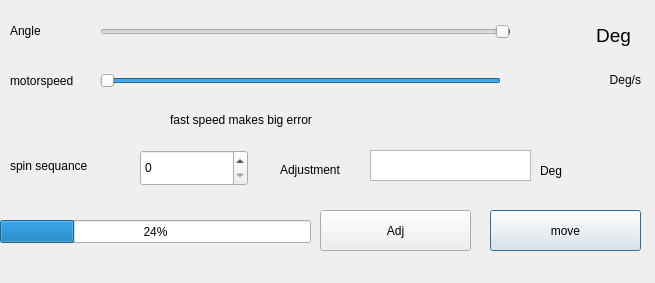
<?xml version="1.0" encoding="UTF-8"?>
<ui version="4.0">
 <class>MotorControl</class>
 <widget class="QDialog" name="MotorControl">
  <property name="geometry">
   <rect>
    <x>0</x>
    <y>0</y>
    <width>655</width>
    <height>283</height>
   </rect>
  </property>
  <property name="windowTitle">
   <string>Dialog</string>
  </property>
  <widget class="QProgressBar" name="progressBar">
   <property name="geometry">
    <rect>
     <x>0</x>
     <y>220</y>
     <width>311</width>
     <height>23</height>
    </rect>
   </property>
   <property name="value">
    <number>24</number>
   </property>
  </widget>
  <widget class="QSlider" name="speedControl">
   <property name="geometry">
    <rect>
     <x>100</x>
     <y>70</y>
     <width>401</width>
     <height>22</height>
    </rect>
   </property>
   <property name="minimum">
    <number>0</number>
   </property>
   <property name="maximum">
    <number>200</number>
   </property>
   <property name="value">
    <number>200</number>
   </property>
   <property name="orientation">
    <enum>Qt::Horizontal</enum>
   </property>
   <property name="invertedAppearance">
    <bool>true</bool>
   </property>
   <property name="invertedControls">
    <bool>false</bool>
   </property>
  </widget>
  <widget class="QLabel" name="step">
   <property name="geometry">
    <rect>
     <x>10</x>
     <y>20</y>
     <width>91</width>
     <height>21</height>
    </rect>
   </property>
   <property name="text">
    <string>Angle</string>
   </property>
  </widget>
  <widget class="QLabel" name="spinSpeed">
   <property name="geometry">
    <rect>
     <x>10</x>
     <y>70</y>
     <width>81</width>
     <height>21</height>
    </rect>
   </property>
   <property name="text">
    <string>motorspeed</string>
   </property>
  </widget>
  <widget class="QLabel" name="Deg">
   <property name="geometry">
    <rect>
     <x>510</x>
     <y>20</y>
     <width>121</width>
     <height>31</height>
    </rect>
   </property>
   <property name="layoutDirection">
    <enum>Qt::LeftToRight</enum>
   </property>
   <property name="autoFillBackground">
    <bool>true</bool>
   </property>
   <property name="text">
    <string>&lt;html&gt;&lt;head/&gt;&lt;body&gt;&lt;p&gt;&lt;span style=&quot; font-size:14pt;&quot;&gt;Deg&lt;/span&gt;&lt;/p&gt;&lt;/body&gt;&lt;/html&gt;</string>
   </property>
   <property name="alignment">
    <set>Qt::AlignRight|Qt::AlignTrailing|Qt::AlignVCenter</set>
   </property>
   <property name="wordWrap">
    <bool>false</bool>
   </property>
   <property name="margin">
    <number>0</number>
   </property>
   <property name="openExternalLinks">
    <bool>false</bool>
   </property>
   <property name="textInteractionFlags">
    <set>Qt::NoTextInteraction</set>
   </property>
  </widget>
  <widget class="QLabel" name="sequaence">
   <property name="geometry">
    <rect>
     <x>10</x>
     <y>150</y>
     <width>101</width>
     <height>31</height>
    </rect>
   </property>
   <property name="text">
    <string>spin sequance</string>
   </property>
  </widget>
  <widget class="QPushButton" name="move">
   <property name="geometry">
    <rect>
     <x>490</x>
     <y>210</y>
     <width>151</width>
     <height>41</height>
    </rect>
   </property>
   <property name="text">
    <string>move</string>
   </property>
  </widget>
  <widget class="QLabel" name="speed">
   <property name="geometry">
    <rect>
     <x>510</x>
     <y>70</y>
     <width>131</width>
     <height>20</height>
    </rect>
   </property>
   <property name="text">
    <string>Deg/s</string>
   </property>
   <property name="alignment">
    <set>Qt::AlignRight|Qt::AlignTrailing|Qt::AlignVCenter</set>
   </property>
  </widget>
  <widget class="QSlider" name="angleSelector">
   <property name="geometry">
    <rect>
     <x>100</x>
     <y>20</y>
     <width>411</width>
     <height>24</height>
    </rect>
   </property>
   <property name="maximum">
    <number>800</number>
   </property>
   <property name="sliderPosition">
    <number>2</number>
   </property>
   <property name="orientation">
    <enum>Qt::Horizontal</enum>
   </property>
   <property name="invertedAppearance">
    <bool>true</bool>
   </property>
   <property name="invertedControls">
    <bool>true</bool>
   </property>
  </widget>
  <widget class="QLabel" name="warnning">
   <property name="geometry">
    <rect>
     <x>170</x>
     <y>110</y>
     <width>181</width>
     <height>20</height>
    </rect>
   </property>
   <property name="text">
    <string>fast speed makes big error</string>
   </property>
  </widget>
  <widget class="QSpinBox" name="seqSel">
   <property name="geometry">
    <rect>
     <x>140</x>
     <y>150</y>
     <width>108</width>
     <height>36</height>
    </rect>
   </property>
   <property name="maximum">
    <number>2</number>
   </property>
  </widget>
  <widget class="QTextEdit" name="adjVlaue">
   <property name="geometry">
    <rect>
     <x>370</x>
     <y>150</y>
     <width>161</width>
     <height>31</height>
    </rect>
   </property>
  </widget>
  <widget class="QLabel" name="adj">
   <property name="geometry">
    <rect>
     <x>280</x>
     <y>160</y>
     <width>101</width>
     <height>20</height>
    </rect>
   </property>
   <property name="text">
    <string>Adjustment</string>
   </property>
  </widget>
  <widget class="QLabel" name="adjLabel">
   <property name="geometry">
    <rect>
     <x>540</x>
     <y>160</y>
     <width>31</width>
     <height>21</height>
    </rect>
   </property>
   <property name="text">
    <string>Deg</string>
   </property>
  </widget>
  <widget class="QPushButton" name="doAdj">
   <property name="geometry">
    <rect>
     <x>320</x>
     <y>210</y>
     <width>151</width>
     <height>41</height>
    </rect>
   </property>
   <property name="text">
    <string>Adj</string>
   </property>
  </widget>
 </widget>
 <resources/>
 <connections/>
 <slots>
  <slot>reset()</slot>
 </slots>
</ui>
